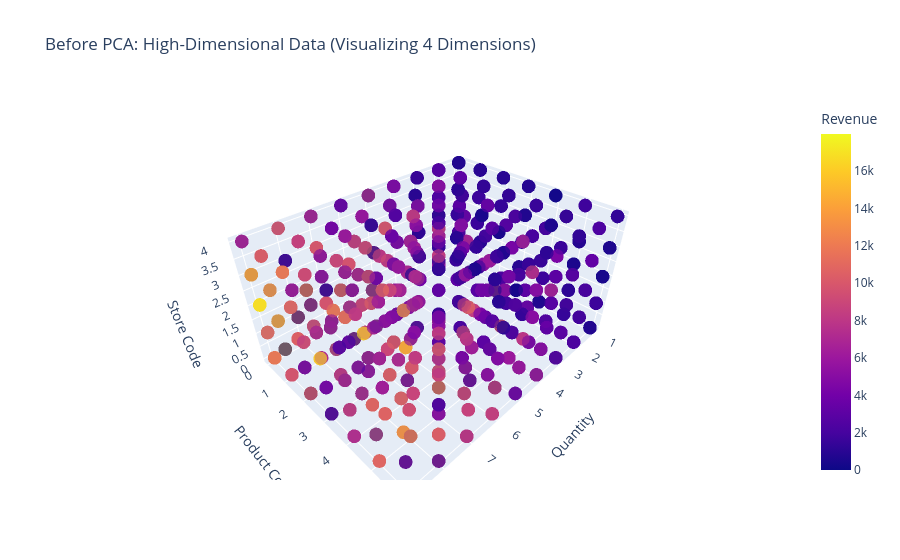

The code cell stored with this chart in its notebook:
### Markdown cell above
## Part 7: Dimensionality Reduction (PCA)
To combat high dimensionality and extract meaningful variance for Machine Learning models, we use **PCA (Principal Component Analysis)** to mathematically compress features into independent "Principal Components". This removes noise while preserving the underlying structure of the data.

### 7.1 Before PCA: High Dimensional Space
Visualizing the raw dimensions (Quantity, Product, Store) before compression.

### Code cell
pca_df = dw_df.copy()
pca_df['Prod_Enc'] = pca_df['Product'].astype('category').cat.codes
pca_df['Store_Enc'] = pca_df['Store'].astype('category').cat.codes

# Plot BEFORE PCA (High Dimensional space visualized in 3D)
fig_before = px.scatter_3d(
    pca_df, 
    x='Quantity', 
    y='Prod_Enc', 
    z='Store_Enc',
    color='Revenue',
    title="Before PCA: High-Dimensional Data (Visualizing 4 Dimensions)",
    labels={'Prod_Enc': 'Product Code', 'Store_Enc': 'Store Code'},
    opacity=0.6,
    color_continuous_scale='Plasma'
)
fig_before.show()

### Figure 1 — Plotly figure (JSON) as saved in the notebook; plotly's stock layout.template omitted (floating-point values rounded to 4 significant figures; data arrays with more than 128 entries replaced by an {"elided": "..."} marker saying what was removed)
{"data": [{"hovertemplate": "Quantity=%{x}<br>Product Code=%{y}<br>Store Code=%{z}<br>Revenue=%{marker.color}<extra></extra>", "legendgroup": "", "marker": {"color": {"elided": "7155 float values"}, "coloraxis": "coloraxis", "opacity": 0.6, "symbol": "circle"}, "mode": "markers", "name": "", "scene": "scene", "showlegend": false, "type": "scatter3d", "x": {"elided": "7155 float values"}, "y": {"elided": "7155 int values"}, "z": {"elided": "7155 int values"}}], "layout": {"coloraxis": {"colorbar": {"title": {"text": "Revenue"}}, "colorscale": [[0, "#0d0887"], [0.1111, "#46039f"], [0.2222, "#7201a8"], [0.3333, "#9c179e"], [0.4444, "#bd3786"], [0.5556, "#d8576b"], [0.6667, "#ed7953"], [0.7778, "#fb9f3a"], [0.8889, "#fdca26"], [1, "#f0f921"]]}, "legend": {"tracegroupgap": 0}, "scene": {"domain": {"x": [0, 1], "y": [0, 1]}, "xaxis": {"title": {"text": "Quantity"}}, "yaxis": {"title": {"text": "Product Code"}}, "zaxis": {"title": {"text": "Store Code"}}}, "title": {"text": "Before PCA: High-Dimensional Data (Visualizing 4 Dimensions)"}}}
